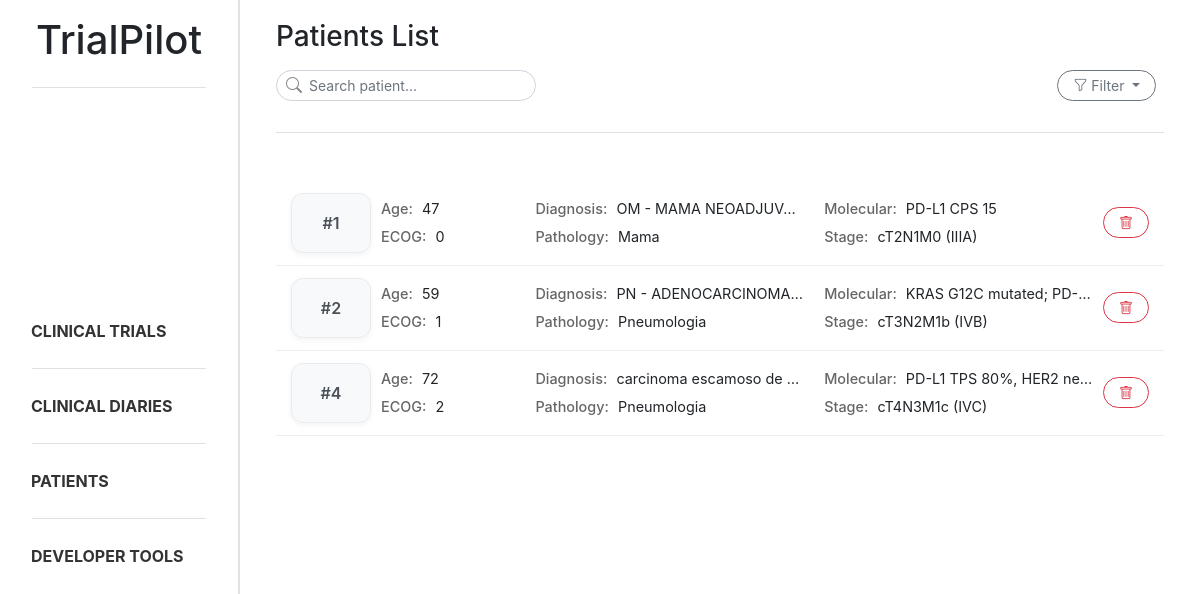
The page /patients/ on the database as committed earlier.
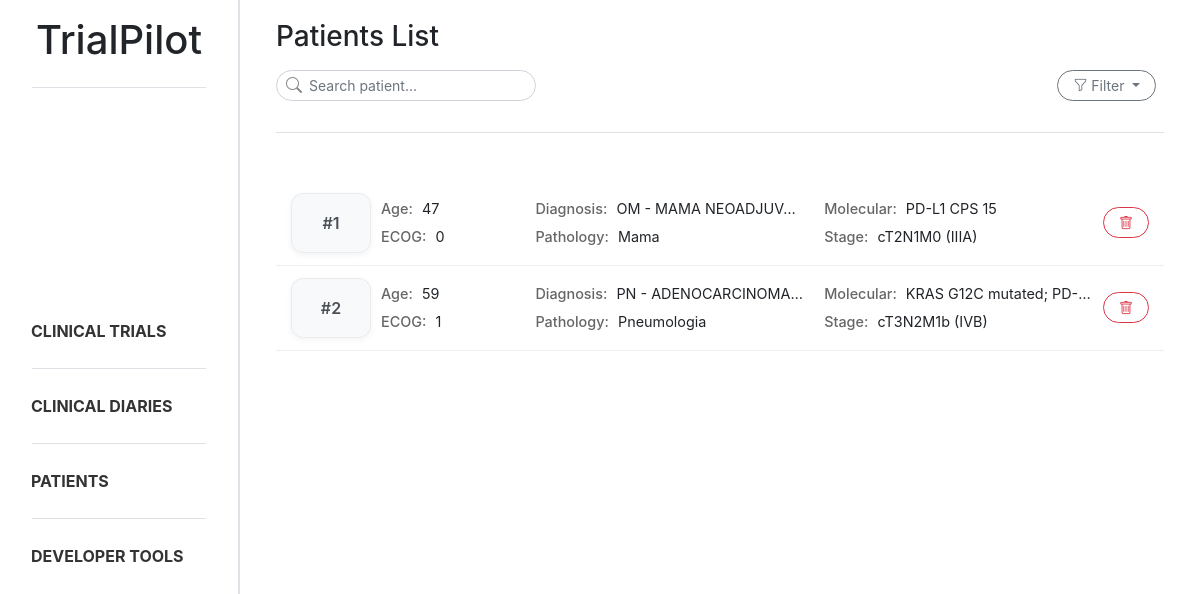
The same page on the database as committed later.
### trialpilot/models.py (models this page shows, shortened)
class Patient_profile(models.Model):
    class GenderType(models.TextChoices):
        MALE = "male", "Male"
        FEMALE = "female", "Female"
    class pathologyGroupType(models.TextChoices):
        CABECAPESCOCO = "cabeca_pescoco", "Cabeça e Pescoço"
        DERMATOLOGIA = "dermatologia", "Dermatologia"
        DIGESTIVO = "digestivo", "Digestivo"
        GINECOLOGIA = "ginecologia", "Ginecologia"
        MAMA = "mama", "Mama"
        ONCOLOGIA_PEDIATRICA = "oncologia_pediatrica", "Oncologia Pediátrica"
        PELE = "pele", "Pele"
        PNEUMOLOGIA = "pneumologia", "Pneumologia"
        SNC = "snc", "Tumores do Sistema Nervoso Central"
        TNE = "tne", "Tumores Neuroendócrinos"
    document = models.ForeignKey(Document, on_delete=models.CASCADE, related_name="patient_profiles")
    age = models.IntegerField(null=True, blank=True)
    gender = models.CharField(max_length=10, choices=GenderType.choices, null=True, blank=True)
    ecog_ps = models.IntegerField(null=True, blank=True)
    diagnosis = models.CharField(max_length=255, null=True, blank=True)
    diagnosis_date = models.DateField(null=True, blank=True)
    molecular_status = models.CharField(max_length=255, null=True, blank=True)
    stage = models.CharField(max_length=50, null=True, blank=True)
    control = models.CharField(max_length=255, null=True, blank=True)
    created_at = models.DateTimeField(auto_now_add=True)
    pathology_group = models.CharField(max_length=255, null=True, blank=True, choices=pathologyGroupType.choices)

### trialpilot/views.py (the view, shortened to what this page needs)
# urls.py: path('patients/', patient_list, name='patient_list'),
def patient_list(request):
    search = request.GET.get("search", "").strip()
    stage = request.GET.get("stage", "").strip()
    molecular_status = request.GET.get("molecular_status", "").strip()
    patients = Patient_profile.objects.all()
    if stage:
        patients = patients.filter(stage__icontains=stage)
    if molecular_status:
        patients = patients.filter(molecular_status__icontains=molecular_status)
    patient_data = []
    for patient in patients:
        treatments = Treatment.objects.filter(patient=patient)
        analysis_qs = Analysis.objects.filter(patient=patient)
        patient.json_analysis = json.dumps(serialize_analysis(analysis_qs))
        patient_data.append((patient, treatments))
    for patient in patients:
        print("[PATIENT ANALYSIS]", patient.json_analysis)
    return render(request, 'trialpilot/patient_list.html', {
        'patient_data': patient_data,
        'search': search,
        'stage': stage,
        'molecular_status': molecular_status,
    })

### trialpilot/views.py (called while the page is built)
def serialize_analysis(analysis_qs):
    if not analysis_qs:
        return {}
    result = {}
    for a in analysis_qs:
        result[a.name] = {
            "value": a.value,
            "unit": a.unit
        }
    return result

### trialpilot/templates/trialpilot/patient_list.html (shortened to what this page needs)
{% extends "trialpilot/base.html" %}
{% block content %}
<div class="d-flex flex-column mb-4 ml-3 mr-3">
    <h3 class="mb-3">Patients List</h3>
    <div class="d-flex justify-content-between align-items-center mb-3">
        <form method="GET">
            <div class="position-relative" style="width:260px">
                <i class="bi bi-search position-absolute"
                    style="left:10px; top:50%; transform:translateY(-50%); color:#888;"></i>
                <input type="text" name="search" class="form-control form-control-sm rounded-ui"
                    style="padding-left: 32px;" placeholder="Search patient...">
            </div>
        </form>
        <div class="dropdown" style="margin-right: 0.5rem;">
            <button class="btn btn-outline-secondary btn-sm rounded-ui dropdown-toggle" type="button"
                data-bs-toggle="dropdown" aria-expanded="false">
                <i class="bi bi-funnel"></i>
                Filter
            </button>
        </div>
    </div>
    <div class="sidebar-divider mb-4"></div>
</div>
<div class="patient-list ml-3 mr-3">
    {% for patient, treatments in patient_data %}
    <div class="patient-card patient-card-trigger" data-id="{{ patient.id }}" data-age="{{ patient.age }}"
        data-gender="{{ patient.get_gender_display }}" data-ecog="{{ patient.ecog_ps }}" data-diagnosis="{{ patient.diagnosis }}"
        data-date="{{ patient.diagnosis_date }}" data-molecular="{{ patient.molecular_status }}"
        data-stage="{{ patient.stage }}" data-pathology_group="{{ patient.get_pathology_group_display }}" data-control="{{ patient.control }}" data-treatments='[
        {% for t in treatments %}
            {
                "name": "{{ t.treatment_name|escapejs }}",
                "start": "{{ t.start_date }}",
                "end": "{{ t.end_date|default:"Ongoing" }}"
            }{% if not forloop.last %},{% endif %}
        {% endfor %}
     ]' data-analysis='{{ patient.json_analysis|safe }}'>
        <div class="patient-layout">
            <div class="patient-id">
                #{{ patient.id }}
            </div>
            <div class="patient-grid">
                <div><strong>Age:</strong> {{ patient.age }}</div>
                <div><strong>Diagnosis:</strong> {{ patient.diagnosis }}</div>
                <div><strong>Molecular:</strong> {{ patient.molecular_status }}</div>
                <div><strong>ECOG:</strong> {{ patient.ecog_ps }}</div>
                <div><strong>Pathology:</strong> {{ patient.get_pathology_group_display }}</div>
                <div><strong>Stage:</strong> {{ patient.stage }}</div>
            </div>
            <div class="patient-actions">
                <button class="btn btn-outline-danger btn-sm reset-btn rounded-ui"
                    data-document-id="{{ patient.document.id }}" data-patient-id="{{ patient.id }}">
                    <i class="bi bi-trash"></i>
                </button>
            </div>
        </div>
    </div>
    {% endfor %}
</div>
{% endblock %}

Rows that differ between the two databases and show on the page:
removed Patient_profile: id "4", age "72", diagnosis "carcinoma escamoso de…", molecular_status "PD-L1 TPS 80%, HER2 ne…", ecog_ps "2", pathology_group "Pneumologia", stage "cT4N3M1c (IVC)"
